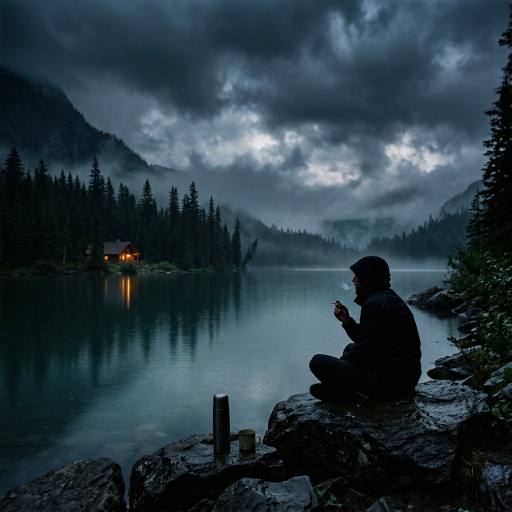
#> input picture assets/images/lake_guy.png, 1024 x 1024 px, found by its file name (shown at 1/2 size)
$ python find_exact_tip.py
#> lines starting #> are read from the running program, lines starting #| are printed output that depends on the picture
from PIL import Image, ImageDraw

# This is the verification image I created earlier showing the man + ember marker
# From this image I can see the cigarette tip is at the upper-left
# Let me analyze the actual background image to pinpoint the cigarette tip more accurately

img = Image.open('c:/laragon/www/my_vibe/assets/images/lake_guy.png').convert('RGB')
#> img is the input picture: PIL image 1024x1024 RGB; mean R, G, B 41.6, 58.4, 66.7
w, h = img.size
#> w = 1024; h = 1024

# The man's hand holding the cigarette is clearly visible at upper area
# Based on visual inspection of the zoom image, the cigarette tip (white glowing end)
# appears to be at approximately:
# - x: ~64.5% from left of original image
# - y: ~59.0% from top of original image
# But that might be the hand holding, not the actual tip

# Let me scan around x=62-68%, y=55-62% for local brightness peaks
print("Fine scanning for cigarette tip:")
best_brightness = 0
best_pixel = None

for y_px in range(int(h * 0.55), int(h * 0.62)):
    for x_px in range(int(w * 0.60), int(w * 0.70)):
        r, g, b = img.getpixel((x_px, y_px))
        brightness = (r + g + b) / 3.0
        if brightness > best_brightness:
            best_brightness = brightness
            best_pixel = (x_px, y_px, r, g, b)
#> after the loop, best_brightness = 188.3; best_pixel = (663, 605, 195, 183, 187)

print(f"Brightest pixel in scan region:")
print(f"  x={best_pixel[0]} ({best_pixel[0]/w:.4f}), y={best_pixel[1]} ({best_pixel[1]/h:.4f})")
#|   x=663 (0.6475), y=605 (0.5908)
print(f"  RGB=({best_pixel[2]},{best_pixel[3]},{best_pixel[4]}), brightness={best_brightness:.1f}")
#|   RGB=(195,183,187), brightness=188.3

# Now let's look at the actual cropped image showing the hand
# From the final_ember_position.png, I could see:
# - The orange marker was at (0.695, 0.665) = in the chest/body area
# - The actual cigarette tip (white end visible in top-left of that crop)
#   was at roughly offset (-80, -90) from the crop center
# So tip = (0.695*1024 - 80 - 80, 0.665*1024 - 80 - 90) = (551, 511)
# Relative: (551/1024, 511/1024) = (0.538, 0.499)

# Let me verify this by checking that pixel's RGB
tip_x, tip_y = 551, 511
r, g, b = img.getpixel((tip_x, tip_y))
#> r = 34; g = 59; b = 66
print(f"\nPixel at estimated tip (0.538, 0.499): RGB=({r},{g},{b}), brightness={(r+g+b)/3:.1f}")
#| Pixel at estimated tip (0.538, 0.499): RGB=(34,59,66), brightness=53.0

# Let's also generate a new zoomed crop centered right on the cigarette tip
# From the hand zoom image, the cigarette was visible at upper-left
# Let's center on x=0.54, y=0.50 and zoom in tight
cx2 = int(w * 0.58)
#> cx2 = 593
cy2 = int(h * 0.53)
#> cy2 = 542
crop2 = img.crop((cx2 - 60, cy2 - 60, cx2 + 60, cy2 + 60))
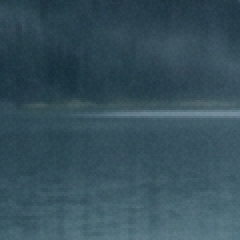
#> crop2: PIL image 120x120 RGB (shown 2 times larger); mean R, G, B 54.3, 79.7, 91.3
c2 = crop2.resize((crop2.width * 5, crop2.height * 5), Image.LANCZOS)

draw = ImageDraw.Draw(c2)

# Mark a 5x5 grid of test points
for rx in [0.55, 0.56, 0.57, 0.58, 0.59, 0.60]:
    for ry in [0.50, 0.51, 0.52, 0.53, 0.54, 0.55]:
        px = (int(w * rx) - (cx2 - 60)) * 5
        py = (int(h * ry) - (cy2 - 60)) * 5
        if 0 <= px < c2.width and 0 <= py < c2.height:
            draw.point((px, py), fill=(255, 0, 0))

# Save
dest_path = 'C:/Users/LENOVO/.gemini/antigravity-ide/brain/70d14234-39af-44f8-a996-b4b7f4ef5622/tip_search.png'
c2.save(dest_path)
print(f"\nSaved tight crop to {dest_path}")

$ run again, with assets/images/rainy_forest.jpg saved as assets/images/lake_guy.png
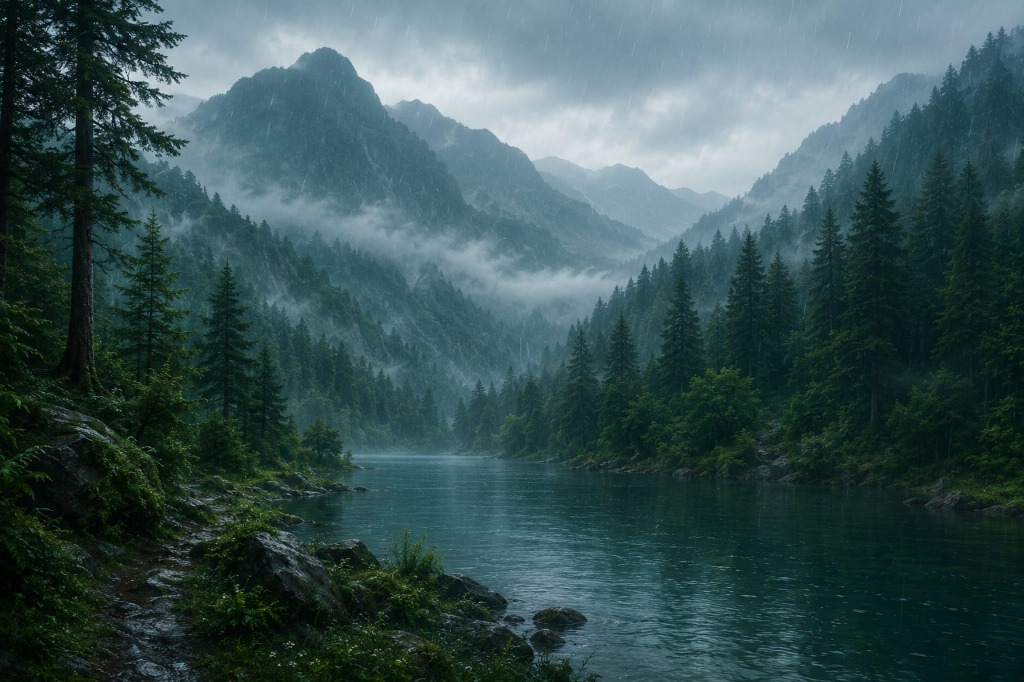
#> input picture assets/images/rainy_forest.jpg, 1024 x 682 px, found by its file name
#> img is the input picture: PIL image 1024x682 RGB; mean R, G, B 56.5, 82.1, 83.3
#> after the loop `for y_px in range(int(h * 0.55), int(h * 0.62)):`: best_brightness = 83.67; best_pixel = (713, 386, 69, 100, 82)
#|   x=713 (0.6963), y=386 (0.5660)
#|   RGB=(69,100,82), brightness=83.7
#> r = 30; g = 68; b = 71
#| Pixel at estimated tip (0.538, 0.499): RGB=(30,68,71), brightness=56.3
#> `crop2 = img.crop((cx2 - 60, cy2 - 60, cx2 + 60, cy2 + 60))`:
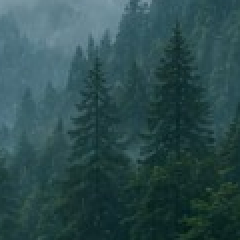
#> crop2: PIL image 120x120 RGB (shown 2 times larger); mean R, G, B 45.3, 76.6, 78.6
